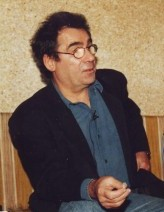
#> input picture nougaro.jpg, 164 x 212 px
$ python main.py
#> lines starting #> are read from the running program, lines starting #| are printed output that depends on the picture
#!/usr/bin/env python3
# -*- coding:utf-8 -*-
from PIL import Image
import os

file = os.path.realpath(str(input("Enter image path: ")))
#> the answer given: nougaro.jpg
output_file_path = os.path.realpath(str(input("Enter final file path: ")))
#> the answer given: out.png

if os.path.exists(output_file_path):
    erase = str(input(f"Erase {os.path.normpath(output_file_path)} ? (Y/N): "))
    erase_ = True if erase.upper() == "Y" else False
    while not erase_:
        output_file_path = os.path.realpath(str(input("Enter new final file path: ")))
        if os.path.exists(output_file_path):
            erase = str(input(f"Erase {os.path.normpath(output_file_path)} ? (Y/N): "))
            erase_ = True if erase.upper() == "Y" else False
        else:
            erase_ = True  # the file does not exist ;)

ascii_char = ' .:-=+*#%@'

with Image.open(file) as image:
    # cross product
    # x  100
    # y  y'
    # y' = 100y//x
#> image is the input picture: PIL image 164x212 RGB; mean R, G, B 118.3, 99.3, 84
    image = image.resize((100, (100 * image.height // image.width)))
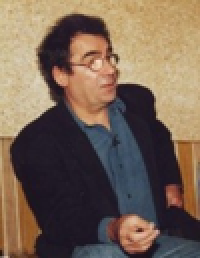
#> image: PIL image 100x129 RGB (shown 2 times larger); mean R, G, B 118.3, 99.3, 84
    with open(output_file_path, "w+", encoding="UTF-8") as output_file:
        for y in range(image.height):
            line = ''
            for x in range(image.width):
                # get pixel in RGB format
                pixel_rgb = image.getpixel((x, y))
                if isinstance(pixel_rgb, int):
                    pixel_rgb = [pixel_rgb, pixel_rgb, pixel_rgb]
                # grey level (between 0 and 255) is obtained by calculating the mean of each RGB color
                # (between 0 and 255 too)
                grey = sum(pixel_rgb) // len(pixel_rgb)
                # now we get the idx in our ascii_char by making a cross product
                idx = grey * 9 // 255
                # then we add it to our line
                line += ascii_char[idx] + " "  # we add 1 space : a char is more height than wide
            output_file.write(line + '\n')
            print(line)
    output_file.close()
